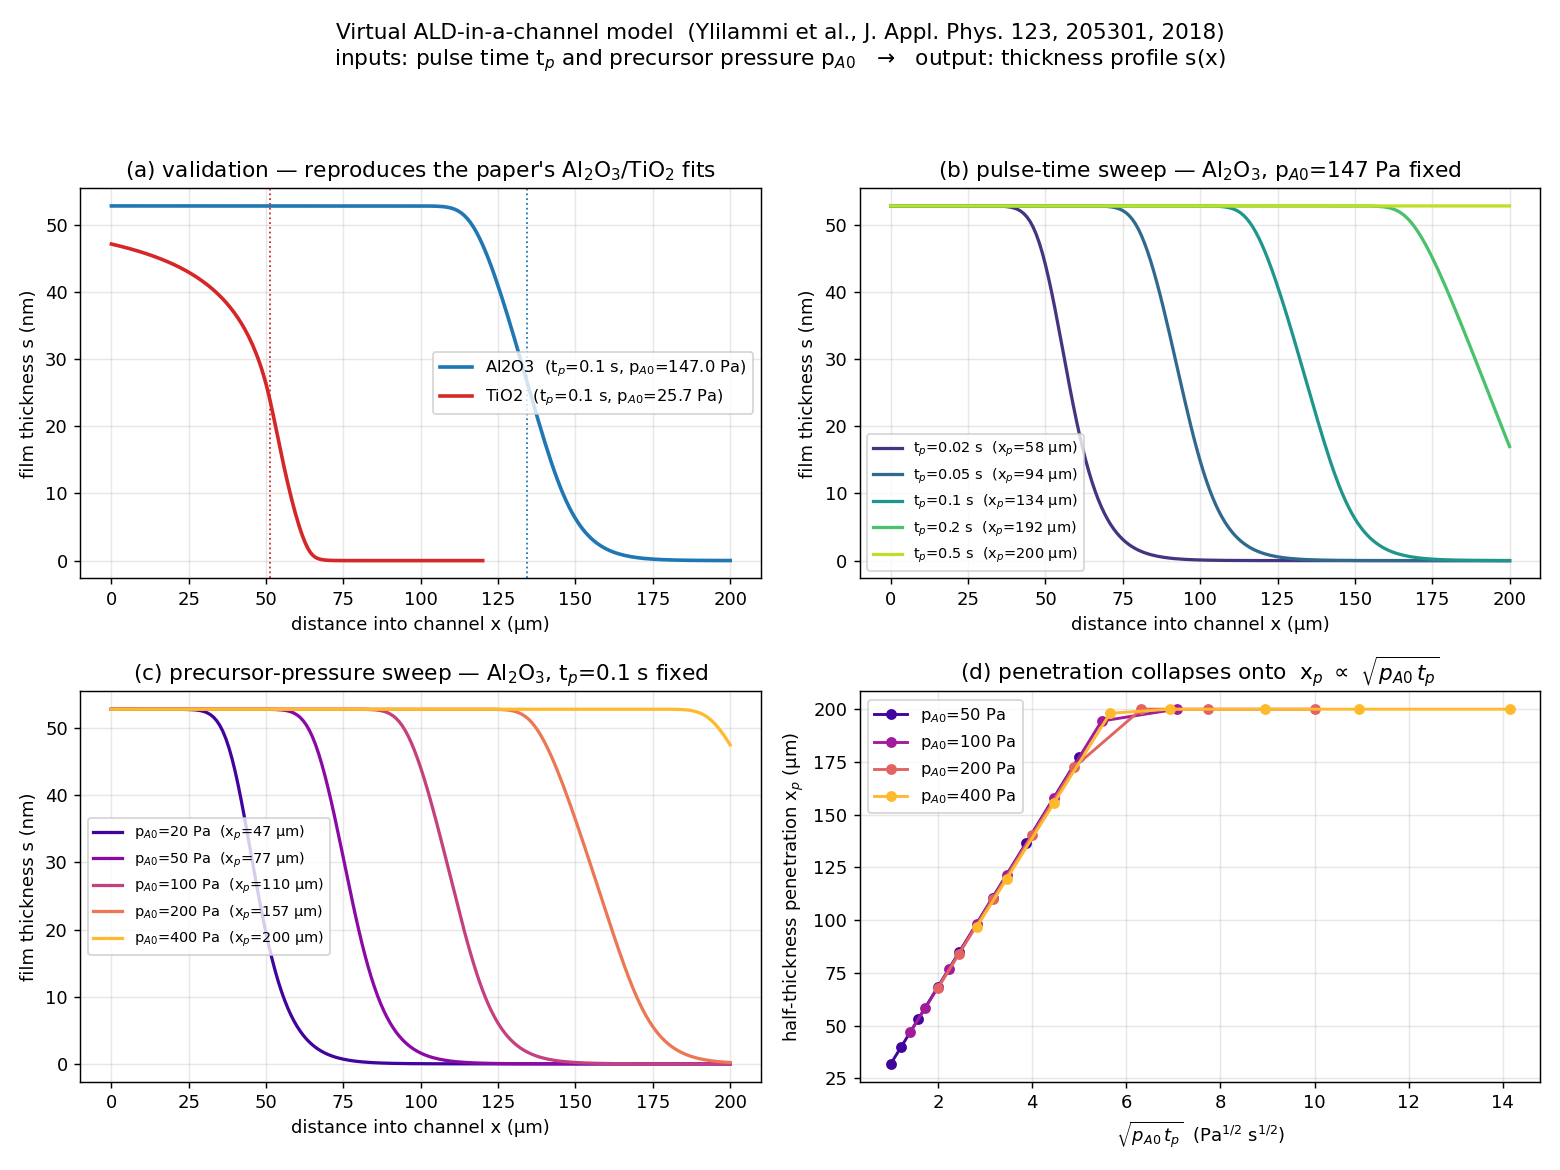

Here is the Python script that generated this plot:
#!/usr/bin/env python3
"""Sample results for the Ylilammi channel model (ylilammi_twin.py).

Produces ylilammi_samples.png with four panels:
  (a) validation against the paper's own Al2O3 & TiO2 fits (Figs 6-7 / Table I),
  (b) pulse-time sweep      — thickness profile vs pulse length,
  (c) precursor-pressure sweep — thickness profile vs pA0,
  (d) half-thickness penetration xp vs pulse time, showing xp ~ sqrt(pA0 * tp).
"""
import numpy as np
import matplotlib
matplotlib.use("Agg")
import matplotlib.pyplot as plt

from ylilammi_twin import AL2O3, TIO2, thickness_profile, penetration_depth

UM, NM = 1e6, 1e9


def _profile(tp, pA0, rec):
    x, s = thickness_profile(tp, pA0, rec)
    return x * UM, s * NM, penetration_depth(x, s) * UM


fig, ax = plt.subplots(2, 2, figsize=(12, 9))
fig.suptitle("Virtual ALD-in-a-channel model  (Ylilammi et al., J. Appl. Phys. 123, 205301, 2018)\n"
             "inputs: pulse time t$_p$ and precursor pressure p$_{A0}$   →   output: thickness profile s(x)",
             fontsize=12)

# (a) validation vs the paper -------------------------------------------------
axa = ax[0, 0]
for rec, col in ((AL2O3, "tab:blue"), (TIO2, "tab:red")):
    xu, sn, xp = _profile(rec['tp'], rec['pA0_fit'], rec)
    axa.plot(xu, sn, color=col, lw=2,
             label=f"{rec['name']}  (t$_p$={rec['tp']} s, p$_{{A0}}$={rec['pA0_fit']} Pa)")
    axa.axvline(xp, color=col, ls=":", lw=1)
axa.set_title("(a) validation — reproduces the paper's Al$_2$O$_3$/TiO$_2$ fits")
axa.set_xlabel("distance into channel x (µm)")
axa.set_ylabel("film thickness s (nm)")
axa.legend(fontsize=9)
axa.grid(alpha=0.3)

# (b) pulse-time sweep (Al2O3, pA0 fixed) ------------------------------------
axb = ax[0, 1]
pA0 = AL2O3['pA0_fit']
for tp, col in zip([0.02, 0.05, 0.1, 0.2, 0.5],
                   plt.cm.viridis(np.linspace(0.15, 0.9, 5))):
    xu, sn, xp = _profile(tp, pA0, AL2O3)
    axb.plot(xu, sn, color=col, lw=1.8, label=f"t$_p$={tp:g} s  (x$_p$={xp:.0f} µm)")
axb.set_title(f"(b) pulse-time sweep — Al$_2$O$_3$, p$_{{A0}}$={pA0:.0f} Pa fixed")
axb.set_xlabel("distance into channel x (µm)")
axb.set_ylabel("film thickness s (nm)")
axb.legend(fontsize=8)
axb.grid(alpha=0.3)

# (c) precursor-pressure sweep (Al2O3, tp fixed) -----------------------------
axc = ax[1, 0]
tp = AL2O3['tp']
for pA0, col in zip([20, 50, 100, 200, 400],
                    plt.cm.plasma(np.linspace(0.1, 0.85, 5))):
    xu, sn, xp = _profile(tp, pA0, AL2O3)
    axc.plot(xu, sn, color=col, lw=1.8, label=f"p$_{{A0}}$={pA0} Pa  (x$_p$={xp:.0f} µm)")
axc.set_title(f"(c) precursor-pressure sweep — Al$_2$O$_3$, t$_p$={tp:g} s fixed")
axc.set_xlabel("distance into channel x (µm)")
axc.set_ylabel("film thickness s (nm)")
axc.legend(fontsize=8)
axc.grid(alpha=0.3)

# (d) penetration depth scaling ----------------------------------------------
axd = ax[1, 1]
tps = np.array([0.02, 0.03, 0.05, 0.08, 0.12, 0.2, 0.3, 0.5])
for pA0, col in zip([50, 100, 200, 400],
                    plt.cm.plasma(np.linspace(0.1, 0.85, 4))):
    xps = [penetration_depth(*thickness_profile(tp, pA0, AL2O3)) * UM for tp in tps]
    axd.plot(np.sqrt(pA0 * tps), xps, "o-", color=col, lw=1.6, ms=5,
             label=f"p$_{{A0}}$={pA0} Pa")
axd.set_title("(d) penetration collapses onto  x$_p$ $\\propto$ $\\sqrt{p_{A0}\\,t_p}$")
axd.set_xlabel(r"$\sqrt{p_{A0}\, t_p}$  (Pa$^{1/2}$ s$^{1/2}$)")
axd.set_ylabel("half-thickness penetration x$_p$ (µm)")
axd.legend(fontsize=9)
axd.grid(alpha=0.3)

fig.tight_layout(rect=[0, 0, 1, 0.95])
fig.savefig("ylilammi_samples.png", dpi=130)
print("wrote ylilammi_samples.png")

# --- numeric summary table --------------------------------------------------
print("\n=== penetration depth x_p (um), Al2O3 ===")
hdr = "pA0 \\ tp"
print(f"{hdr:>9} " + "".join(f"{t:>8g}" for t in [0.02, 0.05, 0.1, 0.2, 0.5]))
for pA0 in [20, 50, 100, 200, 400]:
    row = [penetration_depth(*thickness_profile(tp, pA0, AL2O3)) * UM for tp in [0.02, 0.05, 0.1, 0.2, 0.5]]
    print(f"{pA0:>7} Pa " + "".join(f"{v:>8.0f}" for v in row))
